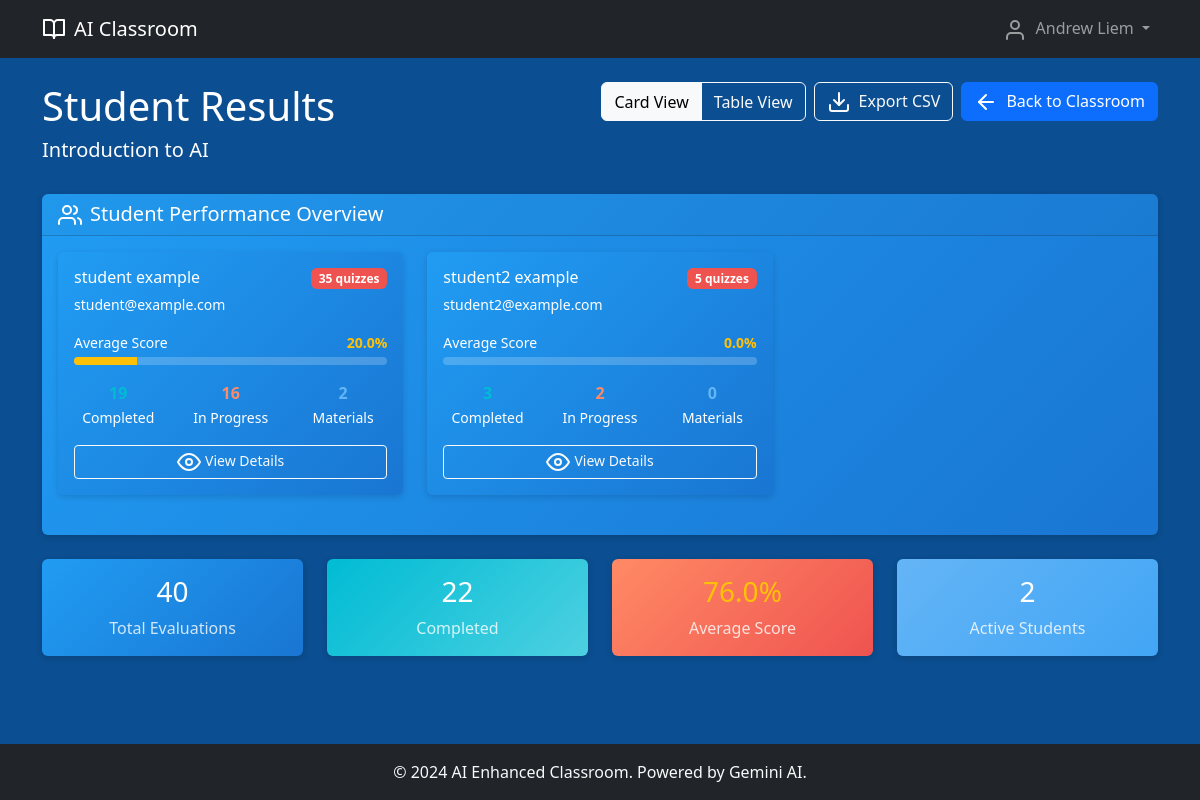
/teacher/classroom/1/results (signed in), run on the app's committed database.
### models.py (models this page shows, shortened)
class User(UserMixin, db.Model):
    id = db.Column(db.Integer, primary_key=True)
    email = db.Column(db.String(120), unique=True, nullable=False)
    password_hash = db.Column(db.String(256), nullable=False)
    role = db.Column(db.String(20), nullable=False)  # 'teacher' or 'student'
    first_name = db.Column(db.String(100), nullable=False)
    last_name = db.Column(db.String(100), nullable=False)
    created_at = db.Column(db.DateTime, default=datetime.utcnow)
    taught_classrooms = db.relationship('Classroom', backref='teacher', lazy=True)
    enrollments = db.relationship('Enrollment', backref='student', lazy=True)
    self_evaluations = db.relationship('SelfEvaluation', backref='student', lazy=True)
    created_quizzes = db.relationship('Quiz', backref='teacher', lazy=True)
    @property
    def full_name(self):
        return f"{self.first_name} {self.last_name}"

class Classroom(db.Model):
    id = db.Column(db.Integer, primary_key=True)
    name = db.Column(db.String(200), nullable=False)
    description = db.Column(db.Text)
    invitation_code = db.Column(db.String(10), unique=True, nullable=False)
    teacher_id = db.Column(db.Integer, db.ForeignKey('user.id'), nullable=False)
    created_at = db.Column(db.DateTime, default=datetime.utcnow)
    enrollments = db.relationship('Enrollment', backref='classroom', lazy=True, cascade='all, delete-orphan')
    materials = db.relationship('Material', backref='classroom', lazy=True, cascade='all, delete-orphan')
    self_evaluations = db.relationship('SelfEvaluation', backref='classroom', lazy=True, cascade='all, delete-orphan')
    quizzes = db.relationship('Quiz', backref='classroom', lazy=True, cascade='all, delete-orphan')

### routes.py (the view)
@app.route('/teacher/classroom/<int:classroom_id>/results')
@login_required
def teacher_results(classroom_id):
    if current_user.role != 'teacher':
        flash('Access denied', 'error')
        return redirect(url_for('index'))
    classroom = Classroom.query.filter_by(id=classroom_id, teacher_id=current_user.id).first_or_404()
    evaluations = SelfEvaluation.query.filter_by(classroom_id=classroom_id).order_by(SelfEvaluation.created_at.desc()).all()
    student_summaries = []
    students_data = {}
    for evaluation in evaluations:
        student_id = evaluation.student_id
        if student_id not in students_data:
            students_data[student_id] = {
                'student': evaluation.student,
                'evaluations': [],
                'materials': set()
            }
        students_data[student_id]['evaluations'].append(evaluation)
        if evaluation.material_id:
            students_data[student_id]['materials'].add(evaluation.material_id)
    for student_id, data in students_data.items():
        evaluations_list = data['evaluations']
        completed_evals = [e for e in evaluations_list if e.completed_at and e.score is not None]
        summary = type('obj', (object,), {
            'student': data['student'],
            'total_evaluations': len(evaluations_list),
            'completed_count': len(completed_evals),
            'in_progress_count': len(evaluations_list) - len(completed_evals),
            'materials_attempted': len(data['materials']),
            'avg_score': sum(e.score for e in completed_evals) / len(completed_evals) if completed_evals else None
        })()
        student_summaries.append(summary)
    student_summaries.sort(key=lambda x: x.student.full_name)
    return render_template('teacher/results.html', classroom=classroom, student_summaries=student_summaries, evaluations=evaluations)

### app.py (called while the page is built)
@login_manager.user_loader
def load_user(user_id):
    from models import User
    return User.query.get(int(user_id))

### templates/teacher/results.html (shortened to what this page needs)
{% extends "base.html" %}
{% block content %}
<div class="d-flex justify-content-between align-items-start mb-4">
    <div>
        <h1 class="text-white">Student Results</h1>
        <h5 class="text-white">{{ classroom.name }}</h5>
    </div>
    <div class="d-flex gap-2">
        <div class="btn-group" role="group" aria-label="View toggle">
            <button type="button" class="btn btn-outline-light active" id="cardViewBtn">Card View</button>
            <button type="button" class="btn btn-outline-light" id="tableViewBtn">Table View</button>
        </div>
        <a href="{{ url_for('teacher_export_results', classroom_id=classroom.id) }}" class="btn btn-outline-light">
            <i data-feather="download" class="me-2"></i>Export CSV
        </a>
        <a href="{{ url_for('teacher_classroom', classroom_id=classroom.id) }}" class="btn btn-primary">
            <i data-feather="arrow-left" class="me-2"></i>Back to Classroom
        </a>
    </div>
</div>
{% if student_summaries %}
    <div id="cardView" class="card border-0 gradient-blue">
        <div class="card-header">
            <h5 class="mb-0 text-white">
                <i data-feather="users" class="me-2 text-white"></i>Student Performance Overview
            </h5>
        </div>
        <div class="card-body">
            <div class="row">
                {% for student_summary in student_summaries %}
                    <div class="col-lg-6 col-xl-4 mb-4">
                        <div class="card border-0 h-100 gradient-blue">
                            <div class="card-body">
                                <div class="d-flex justify-content-between align-items-start mb-3">
                                    <div>
                                        <h6 class="card-title mb-1 text-white">{{ student_summary.student.full_name }}</h6>
                                        <small class="text-white">{{ student_summary.student.email }}</small>
                                    </div>
                                    <span class="badge badge-coral">{{ student_summary.total_evaluations }} quiz{{ 'zes' if student_summary.total_evaluations != 1 else '' }}</span>
                                </div>
                                {% if student_summary.avg_score is not none %}
                                    <div class="mb-3">
                                        <div class="d-flex justify-content-between mb-1">
                                            <span class="small text-white">Average Score</span>
                                            <span class="small text-yellow fw-bold">
                                                {{ "%.1f"|format(student_summary.avg_score) }}%
                                            </span>
                                        </div>
                                        <div class="progress" style="height: 8px; background-color: rgba(255,255,255,0.2);">
                                            <div class="progress-bar" style="background-color: #FFC107; width: {{ student_summary.avg_score | default(0) }}%;"></div>
                                        </div>
                                    </div>
                                {% endif %}
                                <div class="row text-center mb-3">
                                    <div class="col-4">
                                        <div class="fw-bold" style="color: #00BCD4;">{{ student_summary.completed_count }}</div>
                                        <small class="text-white">Completed</small>
                                    </div>
                                    <div class="col-4">
                                        <div class="fw-bold" style="color: #FF8A65;">{{ student_summary.in_progress_count }}</div>
                                        <small class="text-white">In Progress</small>
                                    </div>
                                    <div class="col-4">
                                        <div class="fw-bold" style="color: #64B5F6;">{{ student_summary.materials_attempted }}</div>
                                        <small class="text-white">Materials</small>
                                    </div>
                                </div>
                                <div class="d-grid">
                                    <a href="{{ url_for('teacher_student_details', classroom_id=classroom.id, student_id=student_summary.student.id) }}"
                                       class="btn btn-outline-light btn-sm">
                                        <i data-feather="eye" class="me-1"></i>View Details
                                    </a>
                                </div>
                            </div>
                        </div>
                    </div>
                {% endfor %}
            </div>
        </div>
    </div>
    <div class="row mt-4">
        <div class="col-md-3">
            <div class="card border-0 gradient-blue text-center">
                <div class="card-body">
                    <h3 class="text-white">{{ evaluations|length }}</h3>
                    <p class="text-white-80 mb-0">Total Evaluations</p>
                </div>
            </div>
        </div>
        <div class="col-md-3">
            <div class="card border-0 gradient-teal text-center">
                <div class="card-body">
                    <h3 class="text-white">{{ evaluations|selectattr('completed_at')|list|length }}</h3>
                    <p class="text-white-80 mb-0">Completed</p>
                </div>
            </div>
        </div>
        <div class="col-md-3">
            <div class="card border-0 gradient-coral text-center">
                <div class="card-body">
                    {% set completed_evaluations = evaluations|selectattr('completed_at')|selectattr('score')|list %}
                    {% if completed_evaluations %}
                        {% set avg_score = (completed_evaluations|sum(attribute='score')) / completed_evaluations|length %}
                        <h3 class="
                            {% if avg_score >= 80 %}text-success
                            {% elif avg_score >= 60 %}text-warning
                            {% else %}text-danger{% endif %}">
                            {{ "%.1f"|format(avg_score) }}%
                        </h3>
                    {% else %}
                        <h3 class="text-white">--</h3>
                    {% endif %}
                    <p class="text-white-80 mb-0">Average Score</p>
                </div>
            </div>
        </div>
        <div class="col-md-3">
            <div class="card border-0 gradient-light-blue text-center">
                <div class="card-body">
                    {% set unique_students = evaluations|map(attribute='student_id')|unique|list|length %}
                    <h3 class="text-white">{{ unique_students }}</h3>
                    <p class="text-white-80 mb-0">Active Students</p>
                </div>
            </div>
        </div>
    </div>
{% endif %}
{% endblock %}

### templates/base.html (shortened to what this page needs)
<!DOCTYPE html>
<html lang="en">
<head>
    <link href="https://cdn.jsdelivr.net/npm/bootstrap@5.3.0/dist/css/bootstrap.min.css" rel="stylesheet">
    <link rel="stylesheet" href="https://cdnjs.cloudflare.com/ajax/libs/font-awesome/6.4.0/css/all.min.css">
</head>
<body class="d-flex flex-column min-vh-100" style="background-color: #0b4e91;">
    <nav class="navbar navbar-expand-lg navbar-dark bg-dark">
        <div class="container">
            <a class="navbar-brand d-flex align-items-center" href="{{ url_for('index') }}">
                <i data-feather="book-open" class="me-2"></i>
                AI Classroom
            </a>
            <div class="collapse navbar-collapse" id="navbarNav">
                <ul class="navbar-nav ms-auto">
                    {% if current_user.is_authenticated %}
                        <li class="nav-item dropdown">
                            <a class="nav-link dropdown-toggle" href="#" role="button" data-bs-toggle="dropdown">
                                <i data-feather="user" class="me-1"></i>
                                {{ current_user.full_name }}
                            </a>
                        </li>
                    {% endif %}
                </ul>
            </div>
        </div>
    </nav>
    <main class="container my-4 flex-grow-1">
        {% if error_message %}
            <div class="text-center py-5">
                <i data-feather="alert-circle" class="text-warning" style="width: 64px; height: 64px;"></i>
                <h2 class="mt-3">{{ error_message }}</h2>
                <a href="{{ url_for('index') }}" class="btn btn-primary mt-3">
                    <i data-feather="home" class="me-2"></i>Go Home
                </a>
            </div>
        {% else %}
            {% block content %}{% endblock %}
        {% endif %}
    </main>
    <footer class="bg-dark text-light py-3 mt-auto">
        <div class="container text-center">
            <p class="mb-0">&copy; 2024 AI Enhanced Classroom. Powered by Gemini AI.</p>
        </div>
    </footer>
</body>
</html>

### templates/base.html (style rules this page uses)
.card.gradient-blue { background: linear-gradient(135deg, #219CF3, #1976D2) !important; color: white !important; }
.card.gradient-teal { background: linear-gradient(135deg, #00BCD4, #4DD0E1) !important; }
.card.gradient-coral { background: linear-gradient(135deg, #FF8A65, #EF5350) !important; color: white !important; }
.badge.badge-coral { background-color: #EF5350 !important; color: white !important; }
.text-white-80 { color: rgba(255,255,255,0.8) !important; }
.text-yellow { color: #FFC107 !important; }
.gradient-blue { background: linear-gradient(to bottom right, #1976D2, #2196F3) !important; }
.card { box-shadow: 0px 2px 6px rgba(0,0,0,0.15); }
.text-white-80 { color: rgba(255, 255, 255, 0.8) !important; }
.gradient-light-blue { background: linear-gradient(135deg, #64B5F6, #42A5F5) !important; color: white !important; }

### templates/teacher/results.html (style rules this page uses)
#cardView { display: block; }

### data on the page
User: full_name "Andrew Liem"
Classroom: name "Introduction to AI"
User: student.full_name "student example", student.email "student@example.com"
User: student.full_name "student2 example", student.email "student2@example.com"

### other printed values
{{ student_summary.total_evaluations }} "35" "5"
{{ 'zes' if student_summary.total_evaluations != 1 else '' }} "zes" "zes"
{{ "%.1f"|format(student_summary.avg_score) }} "20.0" "0.0"
{{ student_summary.in_progress_count }} "16" "2"
{{ student_summary.materials_attempted }} "2" "0"
{{ evaluations|length }} "40"
{{ evaluations|selectattr('completed_at')|list|length }} "22"
{{ "%.1f"|format(avg_score) }} "76.0"
{{ unique_students }} "2"
